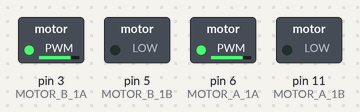
A sketch run on a simulated Arduino Uno, built with avr-gcc and run on an emulated ATmega328P. On the bench: switched loads named in the sketch (green lamp = pin HIGH).

Above: at 0.1 s.
Timing chart, 0 to 1.6 s (numbered marks = the images above):
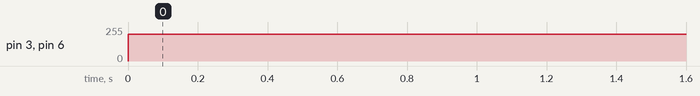

Measured:
- by itself, pin 3 (MOTOR_B_1A), pin 6 (MOTOR_A_1A): 0/255 → 200/255 at 0.00 s

The sketch:

test.ino
```cpp
#include <Arduino.h>
#include <Servo.h>

#define MOTOR_A_1A 6 // 오른쪽모터 - 아두이노 우노 6번 핀에 연결
#define MOTOR_A_1B 11 // 오른쪽모터 - 아두이노 우노 11번 핀에 연결
#define MOTOR_B_1A 3 // 왼쪽모터 - 아두이노 우노 3번 핀에 연결
#define MOTOR_B_1B 5 // 왼쪽모터 - 아두이노 우노 5번 핀에 연결
#define MOTOR_SPEED 200 //모터의 기준속력입니다(0~255) 기준속력 변경시 제자리 회전 시간 변경이 필요합니다.

unsigned char M_A_spd = 0, M_B_spd = 0;
int speed = 200;

void forward() {
  // 모터 A 정회전
  analogWrite(MOTOR_A_1A, speed);
  analogWrite(MOTOR_A_1B, 0);
  // 모터 B 정회전
  analogWrite(MOTOR_B_1A, speed);
  analogWrite(MOTOR_B_1B, 0);
}
void stop() {
  //모터A 정지
  analogWrite(MOTOR_A_1A, 0);
  analogWrite(MOTOR_A_1B, 0);
  //모터B 정지
  analogWrite(MOTOR_B_1A, 0);
  analogWrite(MOTOR_B_1B, 0);
}

void setup() {
  // put your setup code here, to run once:
  pinMode(MOTOR_A_1A, OUTPUT);
  pinMode(MOTOR_A_1B, OUTPUT);
  pinMode(MOTOR_B_1A, OUTPUT);
  pinMode(MOTOR_B_1B, OUTPUT);
  digitalWrite(MOTOR_A_1A, LOW);
  digitalWrite(MOTOR_A_1B, LOW);
  digitalWrite(MOTOR_B_1A, LOW);
  digitalWrite(MOTOR_B_1B, LOW);
}

void loop() {
  // put your main code here, to run repeatedly:
  // motor_drive();  // 모터를 구동하는 함수
  // delay(2000);
  forward();
  delay(1000);

}
```
